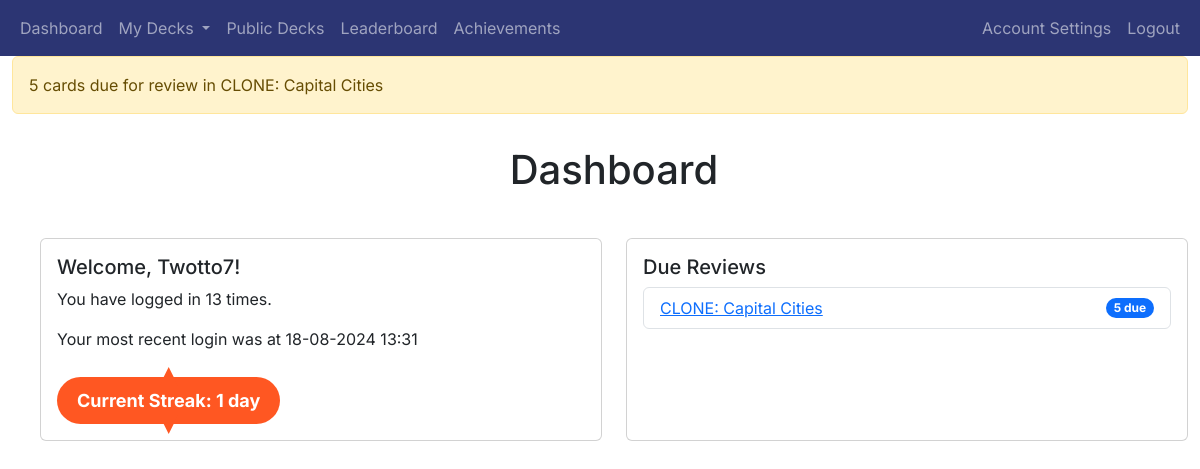
The page /dashboard (signed in) on the database its author committed.
### app/auth/models.py (models this page shows, shortened)
class User(db.Model, UserMixin):
    user_id = db.Column(db.Integer, primary_key=True)
    username = db.Column(db.String(80), unique=True, nullable=False)
    email = db.Column(db.String(120), unique=True, nullable=False)
    password_hash = db.Column(db.String(256), nullable=False)
    points = db.Column(db.Integer, default=0)  # Add points column
    achievements = db.relationship('UserAchievement', back_populates='user', cascade='all, delete-orphan')
    login_events = db.relationship('LoginEvent', backref='user', cascade='all, delete-orphan', lazy=True)
    decks = db.relationship('Deck', backref='user', cascade='all, delete-orphan', lazy=True)
    def get_login_count(self, user_id):
        return LoginEvent.query.filter_by(user_id=user_id).count()

### app/decks/models.py (models this page shows, shortened)
class Deck(db.Model):
    deck_id = db.Column(db.Integer, primary_key=True)
    name = db.Column(db.String(100), nullable=False)
    user_id = db.Column(db.Integer, db.ForeignKey('user.user_id'), nullable=False)
    created_at = db.Column(db.DateTime, nullable=False, default=datetime.utcnow)
    shared = db.Column(db.Boolean, default=False)
    review_start_date = db.Column(db.DateTime, nullable=True)
    cards = db.relationship('Card', backref='deck', cascade='all, delete-orphan', lazy=True)

### app/main/routes.py (the view)
@main_blueprint.route('/dashboard')
@login_required
def dashboard():
    user_decks = Deck.query.filter_by(user_id=current_user.user_id).all()
    due_reviews = []
    for deck in user_decks:
        due_count = Card.query.filter(
            Card.deck_id == deck.deck_id,
            Card.next_review_date <= datetime.utcnow()
        ).count()
        if due_count > 0:
            due_reviews.append({
                'deck_id': deck.deck_id,
                'name': deck.name,
                'due_count': due_count
            })
            flash(f'{due_count} cards due for review in {deck.name}', 'warning')
    login_events = LoginEvent.query.filter_by(user_id=current_user.user_id).order_by(LoginEvent.timestamp.desc()).all()
    previous_login_time = login_events[1].timestamp if len(login_events) > 1 else None
    if previous_login_time:
        bst = timezone('Europe/London')
        previous_login_time = previous_login_time.replace(tzinfo=pytz.utc).astimezone(bst)
        previous_login_time_str = previous_login_time.strftime('%d-%m-%Y %H:%M')
    else:
        previous_login_time_str = 'N/A'
    streak = session.get('streak', 1)
    user_info = {
        'username': current_user.username,
        'login_count': current_user.get_login_count(current_user.user_id),
        'last_login_at': previous_login_time_str,
        'current_streak': streak  # Add the current streak to user_info
    }
    return render_template('dashboard.html', due_reviews=due_reviews, user_info=user_info)

### app/__init__.py (called while the page is built)
@login_manager.user_loader
def load_user(user_id):
    return User.query.get(int(user_id))

### app/main/templates/dashboard.html (shortened to what this page needs)
{% extends "base.html" %}
{% block heading %}Dashboard{% endblock %}
{% block content %}
<div class="container mt-1" style="max-width: 1500px;">
    <div class="row">
        <div class="col-md-6 mb-4">
            <div class="card h-100">
                <div class="card-body">
                    <h5 class="card-title">Welcome, {{ user_info.username }}!</h5>
                    <p class="card-text">You have logged in {{ user_info.login_count }} times.</p>
                    <p class="card-text">Your most recent login was at {{ user_info.last_login_at }}</p>
                    <div class="streak-badge">
    Current Streak: {{ user_info.current_streak }} {{ 'day' if user_info.current_streak == 1 else 'days' }}
                    </div>
                </div>
            </div>
        </div>
        <div class="col-md-6 mb-4">
            <div class="card h-100">
                <div class="card-body">
                    <h5 class="card-title">Due Reviews</h5>
                    {% if due_reviews %}
                        <ul class="list-group">
                            {% for review in due_reviews %}
                                <li class="list-group-item d-flex justify-content-between align-items-center">
                                    <a href="{{ url_for('review.start_review', deck_id=review.deck_id) }}">{{ review.name }}</a>
                                    <span class="badge bg-primary rounded-pill">{{ review.due_count }} due</span>
                                </li>
                            {% endfor %}
                        </ul>
                    {% else %}
                        <p class="card-text">No reviews due at the moment.</p>
                    {% endif %}
                </div>
            </div>
        </div>
    </div>
</div>
{% endblock %}

### app/static/styles.css (style rules this page uses)
.streak-badge { display: inline-block; padding: 10px 20px; font-size: 18px; font-weight: bold; color: white; background-color: #FF5722; border-radius: 50px; text-align: center; margin-top: 10px; position: relative; }
.streak-badge::before { content: ''; position: absolute; top: -10px; left: 50%; transform: translateX(-50%); width: 20px; height: 20px; background-color: #FF5722; clip-path: polygon(50% 0%, 100% 100%, 0% 100%); }
.streak-badge::after { content: ''; position: absolute; bottom: -10px; left: 50%; transform: translateX(-50%); width: 20px; height: 20px; background-color: #FF5722; clip-path: polygon(0% 0%, 100% 0%, 50% 100%); }

### app/templates/base.html (style rules this page uses)
body { font-family: 'Inter', sans-serif; }
h1, h2, h3, h4, h5, h6, p, a { font-family: 'Inter', sans-serif; }

### rows shown on the page
User: username "Twotto7"
Deck: name "CLONE: Capital Cities", due_count "5"

### other values the page prints
{{ message }} "5 cards due for review in CLONE: Capital Cities"
{{ user_info.login_count }} "13"
{{ user_info.last_login_at }} "18-08-2024 13:31"
{{ user_info.current_streak }} "1"
{{ 'day' if user_info.current_streak == 1 else 'days' }} "day"
